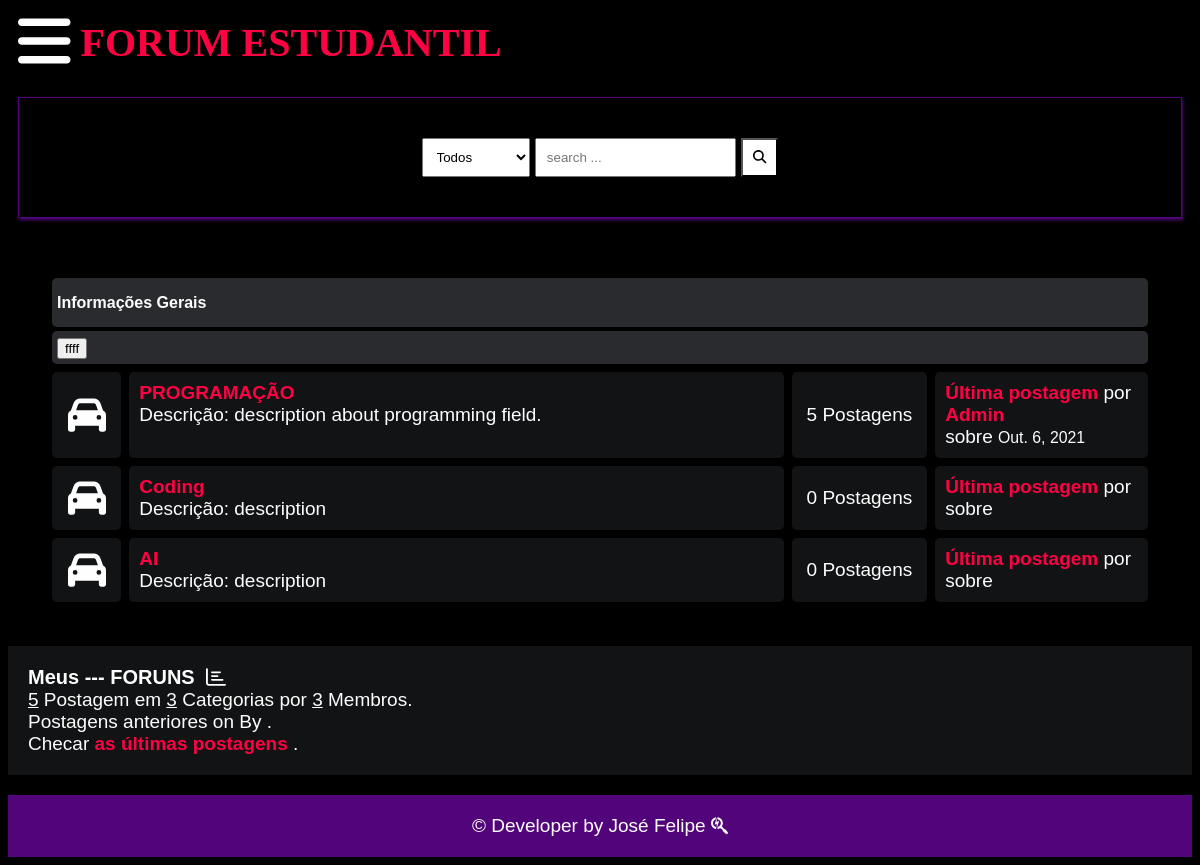
The page / on the database its author committed.
### main/models.py (models this page shows, shortened)
class Category(models.Model):
    title = models.CharField(max_length=50)
    slug = models.SlugField(max_length=400, unique=True, blank=True)
    description = models.TextField(default="description")
    class Meta:
        verbose_name_plural = "categories"
    def get_url(self):
        return reverse("posts", kwargs={
            "slug":self.slug
        })
    @property
    def num_posts(self):
        return Post.objects.filter(categories=self).count()
    @property
    def last_post(self):
        return Post.objects.filter(categories=self).latest("date")

class Post(models.Model):
    title = models.CharField(max_length=400)
    slug = models.SlugField(max_length=400, unique=True, blank=True)
    user = models.ForeignKey(Author, on_delete=models.CASCADE)
    content = HTMLField()
    categories = models.ManyToManyField(Category)
    date = models.DateTimeField(auto_now_add=True)
    approved = models.BooleanField(default=False)
    hit_count_generic = GenericRelation(HitCount, object_id_field='object_pk',
        related_query_name='hit_count_generic_relation'
    )
    tags = TaggableManager()
    comments = models.ManyToManyField(Comment, blank=True)
    closed = models.BooleanField(default=False)
    state = models.CharField(max_length=40, default="zero")
    def get_url(self):
        return reverse("detail", kwargs={
            "slug":self.slug
        })

class Author(models.Model):
    user = models.ForeignKey(User,null=True, blank=True, on_delete=models.CASCADE)
    fullname = models.CharField(max_length=40, blank=True)
    slug = slug = models.SlugField(max_length=400, unique=True, blank=True,null=True)
    bio = HTMLField(blank=True)
    points = models.IntegerField(default=0,blank=True)
    profile_pic = ResizedImageField(size=[50, 80], quality=100, upload_to="authors", default=None, null=True, blank=True)

### main/views.py (the view)
# urls.py: path("", home, name="home"),
def home(request):
    forums = Category.objects.all()
    num_posts = Post.objects.all().count()
    num_users = User.objects.all().count()
    num_categories = forums.count()
    context = {
        "forums":forums,
        "num_posts":num_posts,
        "num_users":num_users,
        "num_categories":num_categories,
        "title": "Meus foruns"
    }
    return render(request, "forums.html", context)

### main/context_processors.py (called while the page is built, shortened)
def searchFunction(request):
    search_context = {}
    posts = Post.objects.all()
    return search_context

### templates/forums.html
{% extends 'base.html' %}
{% block content %}
    <div class="container">
        <div class="subforum">
            <div class="subforum-title">
                <h1>Informações Gerais</h1>
            </div>
            <div class="subforum-title">
                  {% if not request.user.is_authenticated %}
                    <div class="comment">
                        <button onclick="showReplies('comment{{comment.id}}')">ffff</button>
                    </div>
                    {% endif %}
            </div>
            {% for forum in forums %}
            <div class="subforum-row">
                <div class="subforum-icon subforum-column center">
                    <i class="fa fa-car center fa-2x"></i>
                </div>
                <div class="subforum-description subforum-column">
                    <h4><a href="{{forum.get_url}}">{{forum.title}}</a></h4>
                    <p>Descrição: {{forum.description}} </p>
                </div>
                <div class="subforum-stats subforum-column center">
                    <span>{{forum.num_posts}} Postagens</span>
                </div>
                <div class="subforum-info subforum-column">
                    <b><a href="{{forum.last_post.get_url}}">Última postagem</a></b> por <a href="">{{forum.last_post.user.fullname|title}}</a>
                    <br>sobre <small>{{forum.last_post.date|date}}</small>
                </div>
            </div>
            {% endfor %}
        </div>
    </div>
    <div class="forum-info">
        <div class="chart">
            Meus --- FORUNS &nbsp;<i class="far fa-chart-bar far-2x" ></i>
        </div>
        <span><u>{{num_posts}}</u> Postagem em <u>{{num_categories}}</u> Categorias por <u>{{num_users}}</u> Membros.</span><br>
        <span>Postagens anteriores <b><a href="{{last_post.get_url}}">{{last_post.title}}</a></b> on {{last_post.date|date}} By <a href="">{{last_post.user.fullname|title}}</a></span>.<br>
        <span>Checar <a href="{% url 'latest_posts' %}">as últimas postagens</a> .</span><br>
    </div>
    {% endblock content %}

### static/style.css (style rules this page uses)
* { box-sizing: border-box; }
html { font-size: 19px; font-family: 'Titillium Web', sans-serif; background-color:rgb(0,0,0); color:#FEFEFE; }
a { color:#FF0042; font-weight: bolder; text-decoration: none; }
h1 { font-size:16px; font-weight: bolder; }
.container { margin: 20px; padding: 20px; }
.subforum { margin-top:20px; }
.subforum-title { background-color:#292B2E; padding: 5px; border-radius: 5px; margin:4px; }
.subforum-row { display: grid; grid-template-columns: 7% 60% 13% 20%; }
.subforum-column { padding: 10px; margin:4px; border-radius: 5px; background-color:#111314; }
.subforum-description * { margin-block: 0; }
.center { display: flex; justify-content: center; align-items: center; }
.forum-info { padding: 20px; background-color: #111314; }
.chart { font-size:20px; font-weight:bold; }

### rows shown on the page
Category: title "PROGRAMAÇÃO", description "description about programming field.", num_posts "5", last_post.user.fullname "Admin", last_post "Out. 6, 2021"
Category: title "Coding", description "description", num_posts "0"
Category: title "AI", description "description", num_posts "0"

### other values the page prints
{{ num_posts }} "5"
{{ num_categories }} "3"
{{ num_users }} "3"
